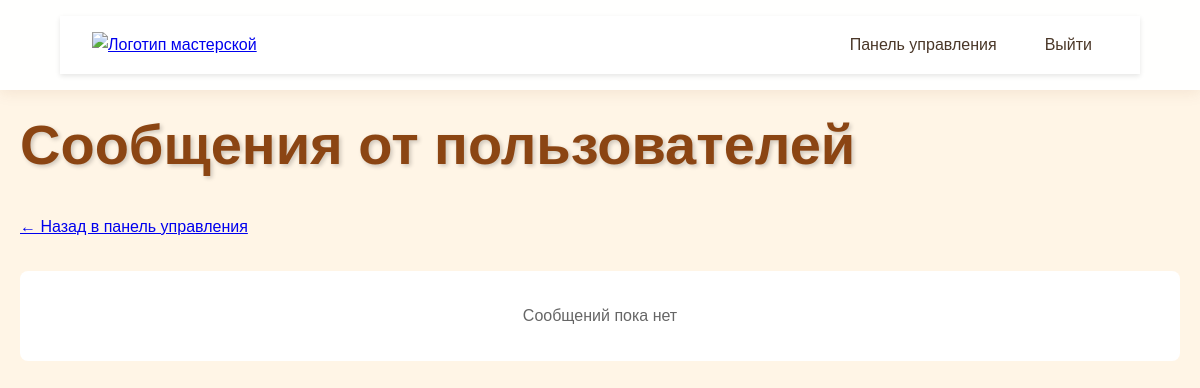
The page /admin/messages (signed in) on the database as committed earlier.
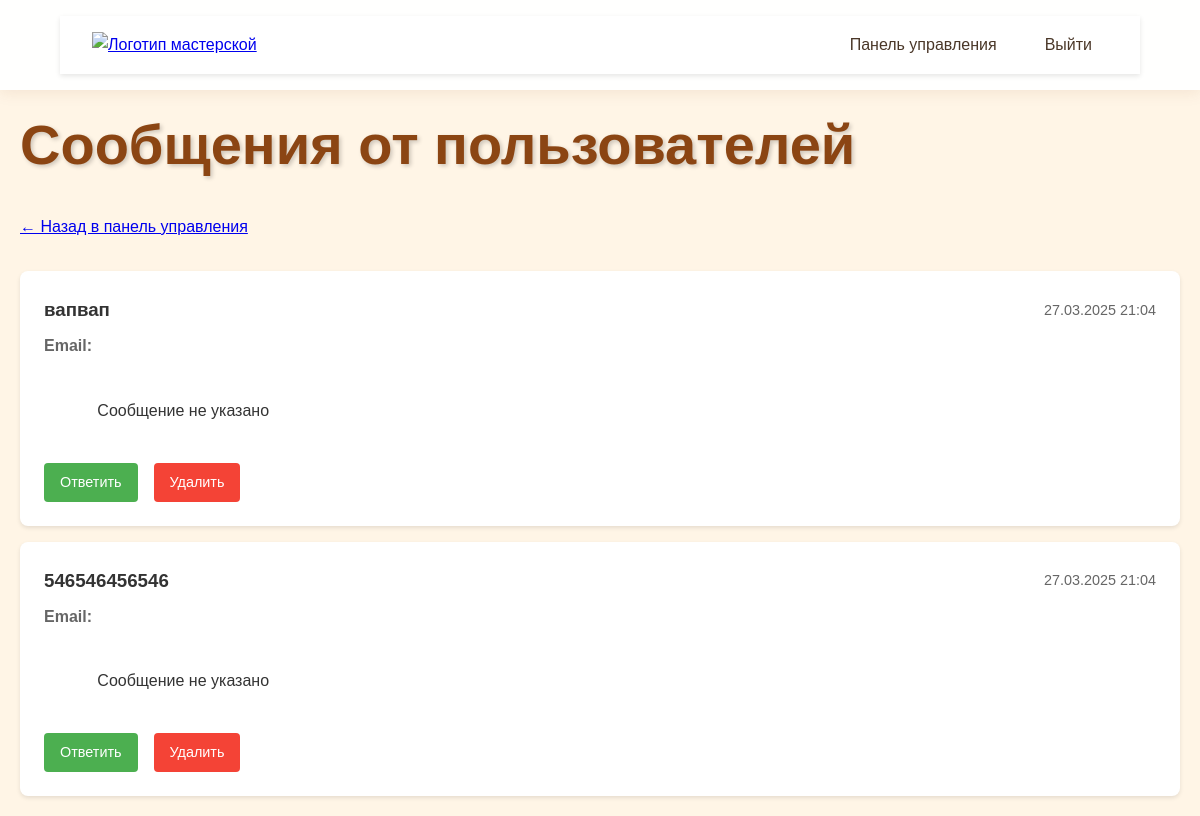
The same page on the database as committed later.
### app.py (models this page shows)
class Message(db.Model):
    id = db.Column(db.Integer, primary_key=True)
    name = db.Column(db.String(100), nullable=False)
    email = db.Column(db.String(120), nullable=False)
    phone = db.Column(db.String(20))
    message = db.Column(db.Text, nullable=False)
    created_at = db.Column(db.DateTime, default=datetime.utcnow)

### app.py (the view)
@app.route('/admin/messages')
@login_required
def admin_messages():
    messages = Message.query.order_by(Message.created_at.desc()).all()
    return render_template('admin/messages.html', messages=messages)

### app.py (called while the page is built)
@login_manager.user_loader
def load_user(user_id):
    return User.query.get(int(user_id))

### templates/admin/messages.html (shortened to what this page needs)
{% extends "admin/base.html" %}
{% block content %}
<div class="admin-header">
    <h1>Сообщения от пользователей</h1>
    <a href="{{ url_for('admin_dashboard') }}" class="back-btn">← Назад в панель управления</a>
</div>
<div class="messages-list">
    {% for message in messages %}
    <div class="message-card">
        <div class="message-header">
            <h3>{{ message.name }}</h3>
            <span class="message-date">{{ message.created_at.strftime('%d.%m.%Y %H:%M') }}</span>
        </div>
        <div class="message-email">
            <strong>Email:</strong> {{ message.email }}
        </div>
        <div class="message-content">
            {{ message.message }}
        </div>
        <div class="message-actions">
            <a href="mailto:{{ message.email }}" class="reply-btn">Ответить</a>
            <a href="{{ url_for('delete_message', id=message.id) }}"
               class="delete-btn"
               onclick="return confirm('Вы уверены, что хотите удалить это сообщение?')">
                Удалить
            </a>
        </div>
    </div>
    {% else %}
    <div class="no-messages">
        <p>Сообщений пока нет</p>
    </div>
    {% endfor %}
</div>
{% endblock %}

### templates/admin/base.html (shortened to what this page needs)
<!DOCTYPE html>
<html lang="ru">
<head>
    <link rel="stylesheet" href="{{ url_for('static', filename='styles.css') }}">
</head>
<body>
    <header>
        <nav>
            <div class="logo">
                <a href="{{ url_for('index') }}">
                    <img src="{{ url_for('static', filename='logo.png') }}" alt="Логотип мастерской">
                </a>
            </div>
            <ul class="menu">
                <li><a href="{{ url_for('admin_dashboard') }}">Панель управления</a></li>
                <li><a href="{{ url_for('admin_logout') }}">Выйти</a></li>
            </ul>
        </nav>
    </header>
    <main>
        {% block content %}{% endblock %}
    </main>
</body>
</html>

### static/styles.css (style rules this page uses)
:root { --color-primary: #8B4513; --color-secondary: #DAA520; --color-accent: #CD853F; --color-light: #FFF5E6; --color-dark: #2F1810; --color-text: #4A3728; --color-border: #D2B48C; }
* { margin: 0; padding: 0; box-sizing: border-box; }
html { scroll-behavior: smooth; }
body { font-family: 'TTCommons', sans-serif; line-height: 1.6; color: var(--color-text); background-color: var(--color-light); }
h1, h2, h3, h4 { font-family: 'TTCommons', sans-serif; margin-bottom: 1.5rem; color: var(--color-primary); }
h1 { font-size: 3.5rem; text-shadow: 2px 2px 4px rgba(0, 0, 0, 0.2); }
header { background: rgba(255, 255, 255, 0.95); box-shadow: 0 2px 15px rgba(139, 69, 19, 0.1); padding: 1rem 5%; position: fixed; width: 100%; top: 0; z-index: 1000; }
nav { display: flex; justify-content: space-between; align-items: center; padding: 1rem 2rem; background: white; box-shadow: 0 2px 5px rgba(0,0,0,0.1); }
.logo img { height: 60px; }
.menu { display: flex; list-style: none; margin: 0; padding: 0; gap: 1rem; }
.menu a { text-decoration: none; color: var(--color-text); padding: 0.5rem 1rem; border-radius: 4px; transition: background-color 0.3s; }

### templates/admin/messages.html (style rules this page uses)
.messages-list { display: flex; flex-direction: column; gap: 1rem; margin-top: 2rem; }
.message-card { background: #fff; border-radius: 8px; padding: 1.5rem; box-shadow: 0 2px 4px rgba(0,0,0,0.1); }
.message-header { display: flex; justify-content: space-between; align-items: center; margin-bottom: 0.5rem; }
.message-header h3 { margin: 0; color: #333; }
.message-date { color: #666; font-size: 0.9rem; }
.message-email { color: #666; margin-bottom: 1rem; }
.message-content { color: #333; line-height: 1.5; margin-bottom: 1rem; white-space: pre-wrap; }
.message-actions { display: flex; gap: 1rem; }
.reply-btn { background: #4CAF50; color: white; padding: 0.5rem 1rem; border-radius: 4px; text-decoration: none; font-size: 0.9rem; }
.delete-btn { background: #f44336; color: white; padding: 0.5rem 1rem; border-radius: 4px; text-decoration: none; font-size: 0.9rem; }

### templates/admin/base.html (style rules this page uses)
main { margin-top: 80px; min-height: calc(100vh - 80px); padding: 20px; }

Rows that differ between the two databases and show on the page:
added Message: name "вапвап", created_at "27.03.2025 21:04", message "Сообщение не указано"
added Message: name "546546456546", created_at "27.03.2025 21:04", message "Сообщение не указано"
Other text that changed with them:
text no longer shown: "Сообщений пока нет"
